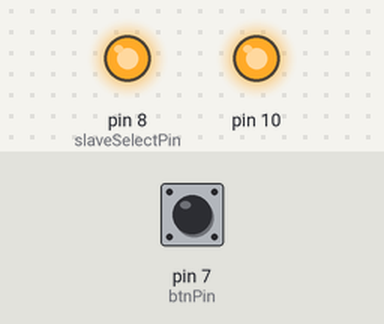
Bench run of a sketch on a simulated Arduino Uno, built with avr-gcc and run on an emulated ATmega328P. Shown: output pins drawn as LEDs (lit = HIGH). Inputs (shaded band) come from the test bench; at power-on: pin 7 (btnPin) LOW. What the sketch prints to the serial monitor is not drawn.

Above: at 1.2 s.
1.3 s: pin 7 (btnPin) pulled HIGH for 0.15 s
Timing chart, 0 to 4.3 s (numbered marks = the images above; inputs shaded):
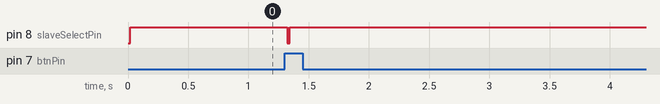

Measured:
- after the input at 1.3 s, pin 8 (slaveSelectPin): HIGH → LOW at once, → HIGH 0.02 s later

The sketch:

DPOTS_Calibration.ino
```cpp
#include <SPI.h>
#include <math.h>

const int slaveSelectPin = 8;
int btnPin = 7;
int done = 0;
int val = 0;

void setup() {
  pinMode (slaveSelectPin, OUTPUT);
  pinMode(btnPin, INPUT);
  // initialize SPI:
  SPI.begin();
  Serial.begin(9600);
  digitalPotWrite(0);
  Serial.println("Begin");
}

void loop() {
if((digitalRead(btnPin) == HIGH) && (done == 0)){
  if(val < 256){
    Serial.println(val);
    digitalPotWrite(val);
    val = val++;
  }
  else if (val == 256){
   val = 0;
  }
  done = 1;
}
if((digitalRead(btnPin) == LOW) && (done == 1)){
 done = 0;
}
  delay(50);
}

void digitalPotWrite(int value) {
  value = constrain(value, 0, 255);
  digitalWrite(slaveSelectPin,LOW);
  delay(10);
  SPI.transfer(value);
  delay(10);
  // take the SS pin high to de-select the chip:
  digitalWrite(slaveSelectPin,HIGH);
}
```
